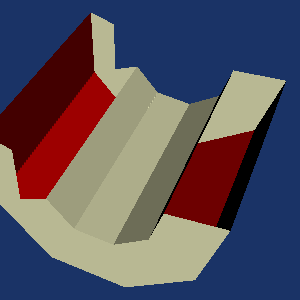

This figure's Python source:
#!/usr/bin/env python

# Demonstrate vtkPLinearExtrusionFilter with vtkExtractPolyDataPiece by
# extruding a disk source, extracting piece 1 of 2, and rendering with
# a backface property.

# Factory overrides
import vtkmodules.vtkInteractionStyle  # noqa: F401
import vtkmodules.vtkRenderingFreeType  # noqa: F401
import vtkmodules.vtkRenderingOpenGL2  # noqa: F401

from vtkmodules.vtkFiltersCore import vtkCleanPolyData
from vtkmodules.vtkFiltersParallel import (
    vtkExtractPolyDataPiece,
    vtkPLinearExtrusionFilter,
)
from vtkmodules.vtkFiltersSources import vtkDiskSource
from vtkmodules.vtkRenderingCore import (
    vtkActor,
    vtkPolyDataMapper,
    vtkProperty,
    vtkRenderWindow,
    vtkRenderWindowInteractor,
    vtkRenderer,
)

# Disk source
disk = vtkDiskSource()
disk.SetRadialResolution(2)
disk.SetCircumferentialResolution(9)

# Clean duplicate points
clean = vtkCleanPolyData()
clean.SetInputConnection(disk.GetOutputPort())
clean.SetTolerance(0.01)

# Extract piece
piece = vtkExtractPolyDataPiece()
piece.SetInputConnection(clean.GetOutputPort())

# Parallel linear extrusion
extrude = vtkPLinearExtrusionFilter()
extrude.SetInputConnection(piece.GetOutputPort())
extrude.PieceInvariantOn()

# Mapper — render piece 1 of 2
mapper = vtkPolyDataMapper()
mapper.SetInputConnection(extrude.GetOutputPort())
mapper.SetNumberOfPieces(2)
mapper.SetPiece(1)
mapper.Update()
mapper.GetInput().RemoveGhostCells()

# Backface property (red)
back_property = vtkProperty()
back_property.SetColor(1, 0, 0)

actor = vtkActor()
actor.SetMapper(mapper)
actor.GetProperty().SetColor(1, 1, 0.8)
actor.SetBackfaceProperty(back_property)

# Renderer
renderer = vtkRenderer()
renderer.AddActor(actor)
renderer.SetBackground(0.1, 0.2, 0.4)

# Window
render_window = vtkRenderWindow()
render_window.AddRenderer(renderer)
render_window.SetSize(300, 300)
render_window.SetWindowName("extrude piece")

# Scene
camera = renderer.GetActiveCamera()
camera.Azimuth(20)
camera.Elevation(40)
renderer.ResetCamera()
camera.Zoom(1.2)

# Interactor
interactor = vtkRenderWindowInteractor()
interactor.SetRenderWindow(render_window)

interactor.Initialize()
interactor.Start()
